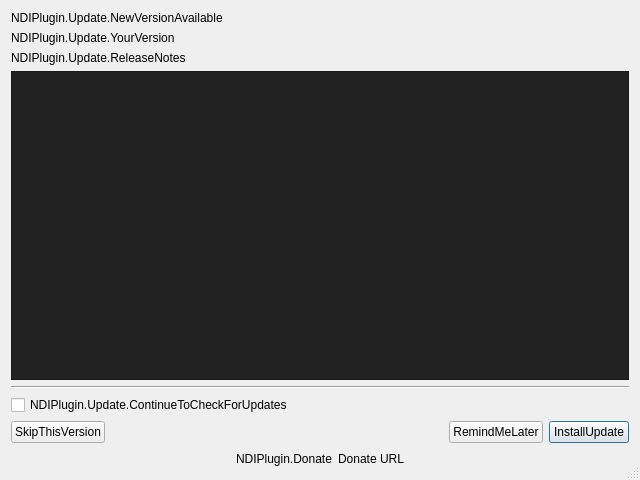
<?xml version="1.0" encoding="UTF-8"?>
<!--
obs-ndi
Copyright (C) 2016-2023 Stéphane Lepin <stephane.lepin@gmail.com>

This program is free software; you can redistribute it and/or modify
it under the terms of the GNU General Public License as published by
the Free Software Foundation; either version 2 of the License, or
(at your option) any later version.

This program is distributed in the hope that it will be useful,
but WITHOUT ANY WARRANTY; without even the implied warranty of
MERCHANTABILITY or FITNESS FOR A PARTICULAR PURPOSE.  See the
GNU General Public License for more details.

You should have received a copy of the GNU General Public License along
with this program. If not, see <https://www.gnu.org/licenses/>
-->
<ui version="4.0">
 <class>ObsNdiUpdate</class>
 <widget class="QDialog" name="ObsNdiUpdate">
  <property name="geometry">
   <rect>
    <x>0</x>
    <y>0</y>
    <width>640</width>
    <height>480</height>
   </rect>
  </property>
  <property name="minimumSize">
   <size>
    <width>640</width>
    <height>480</height>
   </size>
  </property>
  <property name="baseSize">
   <size>
    <width>640</width>
    <height>480</height>
   </size>
  </property>
  <property name="windowTitle">
   <string>Updater.Title</string>
  </property>
  <property name="sizeGripEnabled">
   <bool>true</bool>
  </property>
  <layout class="QVBoxLayout" name="verticalLayout">
   <item>
    <widget class="QLabel" name="labelVersionNew">
     <property name="text">
      <string>NDIPlugin.Update.NewVersionAvailable</string>
     </property>
     <property name="textFormat">
      <enum>Qt::RichText</enum>
     </property>
    </widget>
   </item>
   <item>
    <widget class="QLabel" name="labelVersionYours">
     <property name="text">
      <string>NDIPlugin.Update.YourVersion</string>
     </property>
     <property name="textFormat">
      <enum>Qt::RichText</enum>
     </property>
    </widget>
   </item>
   <item>
    <widget class="QLabel" name="labelReleaseNotes">
     <property name="text">
      <string>NDIPlugin.Update.ReleaseNotes</string>
     </property>
     <property name="textFormat">
      <enum>Qt::RichText</enum>
     </property>
    </widget>
   </item>
   <item>
    <widget class="QTextBrowser" name="textReleaseNotes">
     <property name="styleSheet">
      <string notr="true">background: #212121; padding: 8px;</string>
     </property>
     <property name="readOnly">
      <bool>true</bool>
     </property>
     <property name="markdown">
      <string/>
     </property>
     <property name="html">
      <string></string>
     </property>
     <property name="openExternalLinks">
      <bool>true</bool>
     </property>
    </widget>
   </item>
   <item>
    <widget class="Line" name="line">
     <property name="orientation">
      <enum>Qt::Horizontal</enum>
     </property>
    </widget>
   </item>
   <item>
    <widget class="QCheckBox" name="checkBoxAutoCheckForUpdates">
     <property name="text">
      <string>NDIPlugin.Update.ContinueToCheckForUpdates</string>
     </property>
    </widget>
   </item>
   <item>
    <layout class="QHBoxLayout" name="horizontalLayoutButtonBox">
     <item>
      <widget class="QPushButton" name="buttonSkipThisVersion">
       <property name="text">
        <string>SkipThisVersion</string>
       </property>
      </widget>
     </item>
     <item>
      <spacer name="spacer">
       <property name="orientation">
        <enum>Qt::Horizontal</enum>
       </property>
       <property name="sizeHint" stdset="0">
        <size>
         <width>40</width>
         <height>20</height>
        </size>
       </property>
      </spacer>
     </item>
     <item>
      <widget class="QPushButton" name="buttonRemindMeLater">
       <property name="text">
        <string>RemindMeLater</string>
       </property>
      </widget>
     </item>
     <item>
      <widget class="QPushButton" name="buttonInstallUpdate">
       <property name="text">
        <string>InstallUpdate</string>
       </property>
       <property name="default">
        <bool>true</bool>
       </property>
      </widget>
     </item>
    </layout>
   </item>
   <item>
    <layout class="QHBoxLayout" name="horizontalLayoutDonate">
     <item>
      <spacer name="horizontalSpacerDonateLeft">
       <property name="orientation">
        <enum>Qt::Horizontal</enum>
       </property>
       <property name="sizeHint" stdset="0">
        <size>
         <width>40</width>
         <height>20</height>
        </size>
       </property>
      </spacer>
     </item>
     <item>
      <widget class="QLabel" name="labelDonate">
       <property name="text">
        <string>NDIPlugin.Donate</string>
       </property>
      </widget>
     </item>
     <item>
      <widget class="QLabel" name="labelDonateUrl">
       <property name="text">
        <string>Donate URL</string>
       </property>
       <property name="openExternalLinks">
        <bool>true</bool>
       </property>
       <property name="textInteractionFlags">
        <set>Qt::LinksAccessibleByKeyboard|Qt::LinksAccessibleByMouse</set>
       </property>
      </widget>
     </item>
     <item>
      <spacer name="horizontalSpacerDonateRight">
       <property name="orientation">
        <enum>Qt::Horizontal</enum>
       </property>
       <property name="sizeHint" stdset="0">
        <size>
         <width>40</width>
         <height>20</height>
        </size>
       </property>
      </spacer>
     </item>
    </layout>
   </item>
  </layout>
 </widget>
 <resources/>
 <connections/>
</ui>
